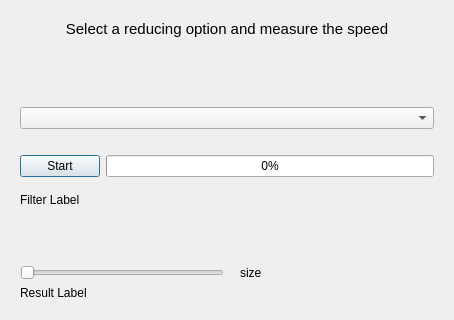
<?xml version="1.0" encoding="UTF-8"?>
<ui version="4.0">
 <class>PrimeCounter</class>
 <widget class="QDialog" name="PrimeCounter">
  <property name="windowModality">
   <enum>Qt::WindowModal</enum>
  </property>
  <property name="geometry">
   <rect>
    <x>0</x>
    <y>0</y>
    <width>454</width>
    <height>320</height>
   </rect>
  </property>
  <property name="windowTitle">
   <string>Dialog</string>
  </property>
  <property name="autoFillBackground">
   <bool>false</bool>
  </property>
  <property name="styleSheet">
   <string notr="true"/>
  </property>
  <layout class="QVBoxLayout" name="verticalLayout_4">
   <property name="leftMargin">
    <number>20</number>
   </property>
   <property name="topMargin">
    <number>20</number>
   </property>
   <property name="rightMargin">
    <number>20</number>
   </property>
   <property name="bottomMargin">
    <number>20</number>
   </property>
   <item>
    <widget class="QLabel" name="labelInfo">
     <property name="font">
      <font>
       <pointsize>11</pointsize>
       <bold>false</bold>
      </font>
     </property>
     <property name="text">
      <string>Select a reducing option and measure the speed</string>
     </property>
     <property name="alignment">
      <set>Qt::AlignCenter</set>
     </property>
    </widget>
   </item>
   <item>
    <spacer name="verticalSpacer1">
     <property name="orientation">
      <enum>Qt::Vertical</enum>
     </property>
     <property name="sizeHint" stdset="0">
      <size>
       <width>20</width>
       <height>30</height>
      </size>
     </property>
    </spacer>
   </item>
   <item>
    <layout class="QHBoxLayout" name="horizontalLayout2">
     <property name="topMargin">
      <number>10</number>
     </property>
     <property name="bottomMargin">
      <number>10</number>
     </property>
     <item>
      <widget class="QComboBox" name="comboBox"/>
     </item>
    </layout>
   </item>
   <item>
    <layout class="QHBoxLayout" name="horizontalLayout1">
     <property name="topMargin">
      <number>10</number>
     </property>
     <property name="bottomMargin">
      <number>10</number>
     </property>
     <item>
      <widget class="QPushButton" name="pushButton">
       <property name="text">
        <string>Start</string>
       </property>
       <property name="checkable">
        <bool>true</bool>
       </property>
      </widget>
     </item>
     <item>
      <widget class="QProgressBar" name="progressBar">
       <property name="value">
        <number>0</number>
       </property>
      </widget>
     </item>
    </layout>
   </item>
   <item>
    <widget class="QLabel" name="labelFilter">
     <property name="text">
      <string>Filter Label</string>
     </property>
    </widget>
   </item>
   <item>
    <spacer name="verticalSpacer2">
     <property name="orientation">
      <enum>Qt::Vertical</enum>
     </property>
     <property name="sizeHint" stdset="0">
      <size>
       <width>20</width>
       <height>40</height>
      </size>
     </property>
    </spacer>
   </item>
   <item>
    <layout class="QHBoxLayout" name="horizontalLayout3">
     <item>
      <widget class="QSlider" name="horizontalSlider">
       <property name="sizePolicy">
        <sizepolicy hsizetype="Preferred" vsizetype="Fixed">
         <horstretch>0</horstretch>
         <verstretch>0</verstretch>
        </sizepolicy>
       </property>
       <property name="minimum">
        <number>1</number>
       </property>
       <property name="maximum">
        <number>100</number>
       </property>
       <property name="orientation">
        <enum>Qt::Horizontal</enum>
       </property>
      </widget>
     </item>
     <item>
      <widget class="QLabel" name="labelSize">
       <property name="text">
        <string>size</string>
       </property>
       <property name="alignment">
        <set>Qt::AlignLeading|Qt::AlignLeft|Qt::AlignVCenter</set>
       </property>
       <property name="margin">
        <number>5</number>
       </property>
       <property name="indent">
        <number>10</number>
       </property>
      </widget>
     </item>
    </layout>
   </item>
   <item>
    <widget class="QLabel" name="labelResult">
     <property name="text">
      <string>Result Label</string>
     </property>
    </widget>
   </item>
  </layout>
 </widget>
 <resources/>
 <connections/>
</ui>
